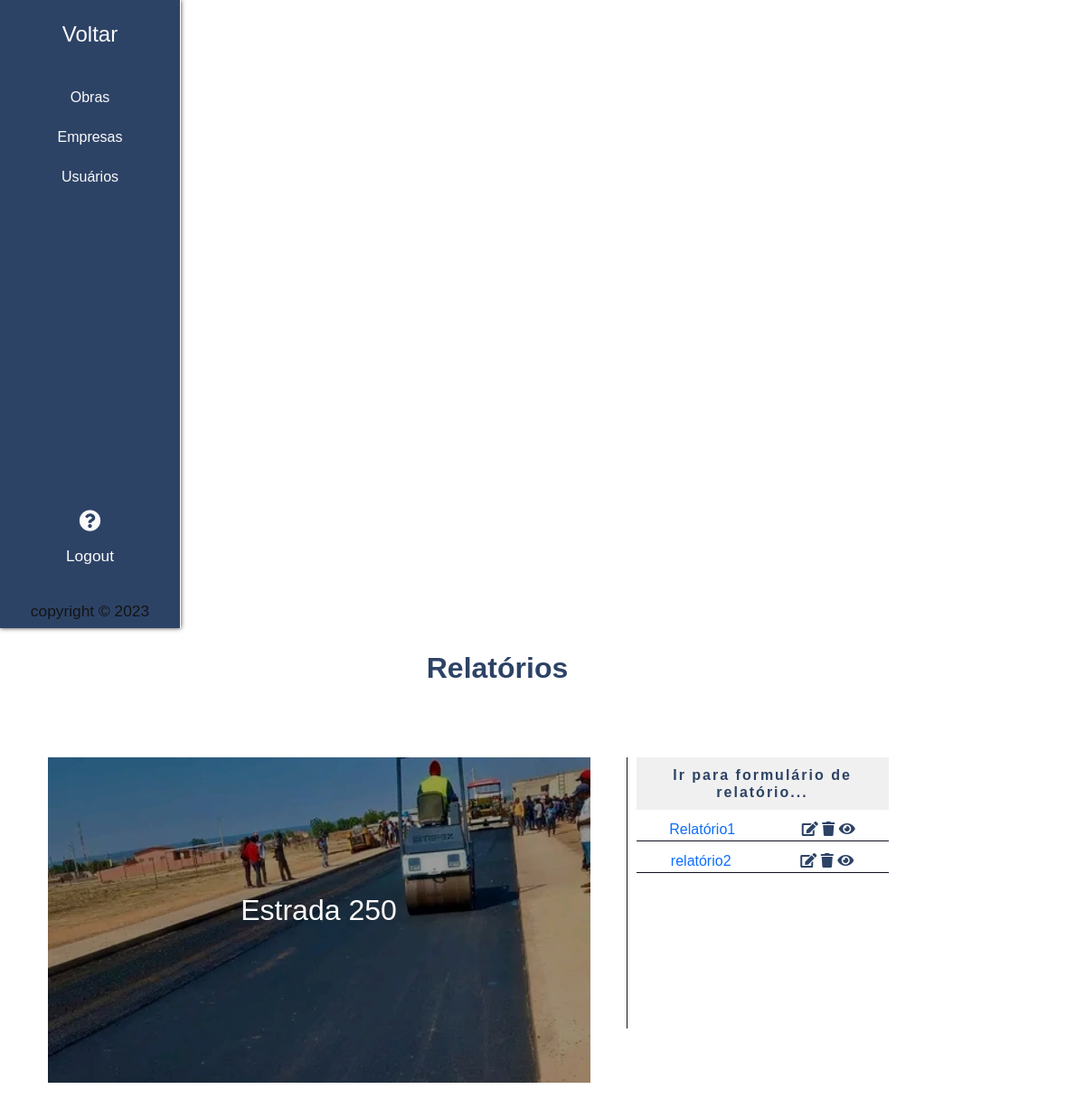
The page /relatorios.php?id_obra=22 (signed in) on the database its author committed.
### tables this page shows
CREATE TABLE IF NOT EXISTS `imagens` (
  `id` int(11) NOT NULL AUTO_INCREMENT,
  `nome` varchar(50) DEFAULT NULL,
  `fk_obra_id` int(11) DEFAULT NULL,
  `fk_usuario_id` int(11) DEFAULT NULL,
  `fk_relatorio_id` int(11) DEFAULT NULL,
  PRIMARY KEY (`id`),
  KEY `FK_imagens_2` (`fk_obra_id`),
  KEY `FK_imagens_3` (`fk_relatorio_id`),
  KEY `FK_imagens_4` (`fk_usuario_id`)
);

CREATE TABLE IF NOT EXISTS `obra` (
  `duracao` smallint(6) DEFAULT NULL,
  `nome` varchar(50) DEFAULT NULL,
  `orcamento` varchar(32) DEFAULT NULL,
  `id` int(11) NOT NULL AUTO_INCREMENT,
  `estado` varchar(50) DEFAULT NULL,
  `fk_fiscalizacao_id` int(11) DEFAULT NULL,
  `fk_costrucao_id` int(11) DEFAULT NULL,
  PRIMARY KEY (`id`),
  KEY `FK_obra_2` (`fk_fiscalizacao_id`),
  KEY `FK_obra_3` (`fk_costrucao_id`)
);

CREATE TABLE IF NOT EXISTS `relatorio` (
  `id` int(11) NOT NULL AUTO_INCREMENT,
  `nome` varchar(10) DEFAULT NULL,
  `ponto_situacao` varchar(255) DEFAULT NULL,
  `irregularidades` varchar(255) DEFAULT NULL,
  `recomendacoes` varchar(255) DEFAULT NULL,
  `exec_financeira` int(11) DEFAULT NULL,
  `exec_fisica` int(11) DEFAULT NULL,
  `fk_obra_id` int(11) DEFAULT NULL,
  PRIMARY KEY (`id`),
  KEY `FK_relatorio_2` (`fk_obra_id`)
);

### Classes/Gabinete.php (called while the page is built, shortened)
<?php
Class Gabinete{
    private $pdo;
    public function __construct(){
      try{
        $host='localhost';
        $porta= '3308';
        $dbname='gabinete';
        $user='root';
        $senha='';
        $this->pdo = new PDO('mysql:host='.$host.';port='.$porta.';dbname='.$dbname,$user,$senha);
        } catch (PDOException $e){
        echo " erro de banco de dados: ".$e->getMessage();
        exit();
        }
        catch(Exception $e){
          echo " erro genérico  : ".$e->getMessage();
          exit();
        }
      }
        public function buscar_relatorios(){
          $cmd=$this->pdo->query('SELECT *FROM relatorio');
          if ( $cmd->rowCount()>0) {
            $dados=$cmd->fetchAll(PDO::FETCH_ASSOC);
          }
          else {
            $dados=array();
          }
          return $dados;
        }
      public function buscar_Uma_obra($id){
        $cmd=$this->pdo->prepare("SELECT * FROM obra WHERE id=:id " );
        $cmd->bindValue(":id",$id);
        $cmd->execute();
        if ( $cmd->rowCount()>0) {
          $dados=$cmd->fetch(PDO::FETCH_ASSOC);
        }
        else {
          $dados=array();
        }
        return $dados;
      }
      public function buscar_imagem_perfil_obra($id){
        $cmd=$this->pdo->prepare("SELECT * FROM imagens WHERE fk_obra_id= :id");
        $cmd->bindValue(":id",$id);
        $cmd->execute();
        $res=$cmd->fetch(PDO::FETCH_ASSOC);
      return $res;
      }
      }

### relatorios.php (the view, shortened to what this page needs)
<?php
 include 'Classes/Gabinete.php';
 $p=new Gabinete();
?>
<!DOCTYPE html>
<html lang="en">
<head>
    <link rel="stylesheet" href="./Css/obras.css">
    <link href="Css/bootstrap-5.3.0-alpha1/dist/css/bootstrap.min.css" rel="stylesheet">
    <link rel="stylesheet" href="Css/assets/fontawesome/css/all.min.css">
</head>
<body>
    <section>
        <div class="esquerda">
<?php
if(isset($_GET['id_obra'])){
   $id=addslashes($_GET['id_obra']);
   $res=$p->buscar_Uma_obra($id);
}
$id_obra=$res['id'];
$nome_obra=$res['nome'];
$foto_obra=$p->buscar_imagem_perfil_obra($id_obra);
$relatorios=$p->buscar_relatorios();
?>
            <div class="superior">
                <a href="obra-view.php?id_view=<?php echo $id_obra; ?>" style="font-size: 24px;">Voltar</i></a>
                <div class="menu-lateral">
                    <a href="Obras.php" class="">Obras</a>
                    <a href="Empresas.php" class="">Empresas</a>
                    <a href="Usuarios.php" class="">Usuários</a>
                </div>
            </div>
            <div class="inferior">
                <a href=""><i class="fa fa-question-circle"></i></a>
                <a href="Classes/Logout.php">Logout</a>
                <a href="#">copyright &copy; 2023</a>
            </div>
        </div>
        <div class="direita">
            <header>
                Relatórios
            </header>
            <div class="fluxo-direito">
                <div class="painel-exibicao">
                    <div class="imagem largura-capa cover" style="background-image: url(./imagens/<?php echo $foto_obra['nome']; ?>);">
                        <div class="cover2 bg-trans-dark">
                            <h2><?php echo $nome_obra; ?></h2>
                        </div>
                    </div>
                    <div class="detalhes">
                        <a href="form-relatorio.php?id_obra=<?php echo $id_obra; ?>"><h2>Ir para formulário de relatório</h2></a>
<?php
 foreach ($relatorios as $relatorio) {
    if ($relatorio['fk_obra_id']==$id_obra) {
        ?>
                    <div class="relatorio-list">
                        <div class="relatorio"><a href="relato.php?id_relatorio=<?php echo $relatorio['id'];?>&id_obra=<?php echo $id_obra; ?>" target="_blank"><?php echo $relatorio['nome'];?></a></div>
                        <div class="config">
                            <a href="form-relatorio.php?id_edit=<?php echo $relatorio['id'];?>&id_obra=<?php echo $id_obra;?>"><i class="fa fa-edit"></i> </a>
                            <a href="" data-bs-toggle="modal" data-bs-target="#exampleModal<?php echo $relatorio['id'];?>"><i class="fa fa-trash"></i></a>
                            <a href="relato.php?id_relatorio=<?php echo $relatorio['id'];?>&id_obra=<?php echo $id_obra;?>" target="_blank"><i class="fa fa-eye"></i></a>
                        </div>
                    </div>
<?php
    }
 }
?>
                    </div>
                </div>
            </div>
        </div>
    </section>
</body>
</html>

### Css/obras.css (style rules this page uses)
.bg-trans-dark { background: rgba(0, 0, 0, 0.4); transition: all; transition-duration: 0.2s; }
.cover { background-repeat: no-repeat; background-size: cover; }
.cover2 { height: 100%; width: 100%; }
* { padding: 0; margin: 0; font-family: sans-serif; box-sizing: border-box; text-decoration: none !important; }
body { background-color: rgb(250, 250, 250); }
section { display: flex; flex-flow: row wrap; justify-content: space-between; }
.esquerda { display: flex; flex-flow: column nowrap; justify-content: space-between; background-color: #2d4366; width: 200px; height: 695px; align-items: center; padding: 10px 30px 0; box-shadow: 0 0 5px 0 rgb(56, 55, 55); border-right: 1px solid rgb(250, 250, 250); }
.esquerda .superior { display: flex; flex-flow: column nowrap; justify-content: start; align-items: center; }
.esquerda .superior a { margin-top: 10px; font-size: 14pt; }
.esquerda .superior .menu-lateral { display: flex; flex-flow: column nowrap; justify-content: start; width: 100%; align-items: center; }
.esquerda .superior .menu-lateral a { margin: 5px; color: rgb(250, 250, 250); padding: 5px; font-size: 12pt; }
.esquerda .superior .menu-lateral a:first-child { margin: 5px; font-size: 12pt; }
.esquerda .superior a { color: rgb(250, 250, 250); float: left; margin-bottom: 30px; }
.esquerda .inferior { display: flex; flex-flow: column nowrap; justify-content: start; align-items: center; }
.esquerda .inferior a { color: rgb(250, 250, 250); margin: 5px 0; font-size: 13pt; }
.esquerda .inferior a i { font-size: 1.5rem; color: rgb(250, 250, 250); }
.esquerda .inferior a:last-child { margin-top: 30px; color: rgb(20, 20, 20); }
.direita { width: 1100px; }
.direita header { color: #2d4366; text-align: center; font-size: 2rem; font-weight: bold; margin: 20px 0; }
.direita .painel-exibicao { padding: 5px; border-top: none; border-left: none; border-right: none; display: flex; flex-flow: row wrap; justify-content: center; margin: 30px 0; }
.direita .painel-exibicao .imagem { width: 600px; height: 360px; margin: 20px 0; }
.direita .painel-exibicao .imagem .cover2 h2 { text-align: center; padding-top: 150px; color: rgb(250, 250, 250); }
.direita .painel-exibicao .detalhes { margin: 20px 0 0 40px; width: 300px; height: 300px; border-left: 1px solid rgb(20, 20, 20); }
.direita .painel-exibicao .detalhes .relatorio-list { display: flex; flex-flow: row wrap; justify-content: space-around; margin: 10px; border-bottom: 1px solid #0e1320; }
.direita .painel-exibicao .detalhes .relatorio-list .config i { color: #2d4366; }
.direita .painel-exibicao .detalhes h2 { font-size: 12pt; color: #2d4366; background-color: rgba(185, 181, 181, 0.2); font-weight: bold; letter-spacing: 2px; margin: 10px; margin-top: 0; padding: 10px; text-align: center; }
.direita .painel-exibicao .detalhes h2::after { content: "..."; }
.direita .fluxo-direito { overflow: auto; width: 95%; height: 500px; }

### rows shown on the page
imagens: nome (picture)
obra: nome "Estrada 250"
relatorio: nome "Relatório1"
relatorio: nome "relatório2"
